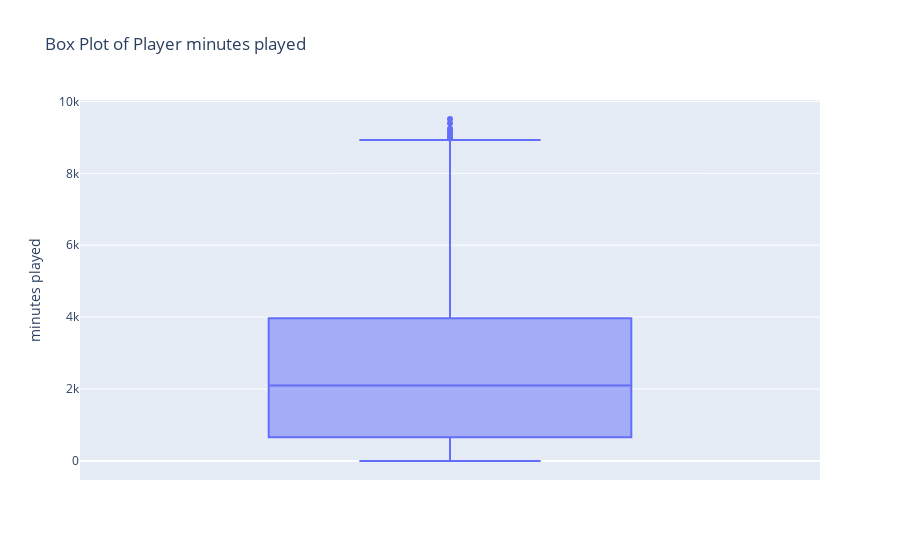

Write notebook code for a chart like this one.
### Code cell
# check outliers
fig = px.box(df, y='minutes played', title="Box Plot of Player minutes played")

# Show the plot
fig.show()

### Figure 1 — Plotly figure (JSON) as saved in the notebook; plotly's stock layout.template omitted (floating-point values rounded to 4 significant figures; data arrays with more than 128 entries replaced by an {"elided": "..."} marker saying what was removed)
{"data": [{"alignmentgroup": "True", "hovertemplate": "minutes played=%{y}<extra></extra>", "legendgroup": "", "marker": {"color": "#636efa"}, "name": "", "notched": false, "offsetgroup": "", "orientation": "v", "showlegend": false, "type": "box", "x0": " ", "xaxis": "x", "y": {"elided": "10754 int values"}, "y0": " ", "yaxis": "y"}], "layout": {"autosize": true, "boxmode": "group", "legend": {"tracegroupgap": 0}, "title": {"text": "Box Plot of Player minutes played"}, "xaxis": {"anchor": "y", "autorange": true, "domain": [0, 1], "range": [-0.5, 0.5], "type": "category"}, "yaxis": {"anchor": "x", "autorange": true, "domain": [0, 1], "range": [-528.3, 10040.0], "title": {"text": "minutes played"}, "type": "linear"}}}
